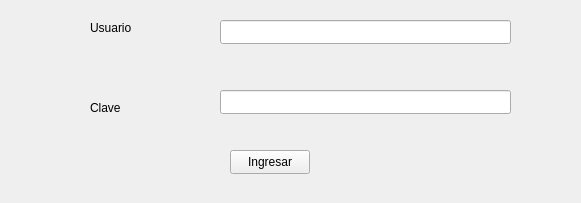
<?xml version="1.0" encoding="UTF-8"?>
<ui version="4.0">
 <class>login</class>
 <widget class="QWidget" name="login">
  <property name="geometry">
   <rect>
    <x>0</x>
    <y>0</y>
    <width>581</width>
    <height>203</height>
   </rect>
  </property>
  <property name="windowTitle">
   <string>login</string>
  </property>
  <widget class="QPushButton" name="pbIngresar">
   <property name="geometry">
    <rect>
     <x>230</x>
     <y>150</y>
     <width>80</width>
     <height>24</height>
    </rect>
   </property>
   <property name="text">
    <string>Ingresar</string>
   </property>
  </widget>
  <widget class="QLineEdit" name="leUsuario">
   <property name="geometry">
    <rect>
     <x>220</x>
     <y>20</y>
     <width>291</width>
     <height>24</height>
    </rect>
   </property>
  </widget>
  <widget class="QLineEdit" name="leClave">
   <property name="geometry">
    <rect>
     <x>220</x>
     <y>90</y>
     <width>291</width>
     <height>24</height>
    </rect>
   </property>
  </widget>
  <widget class="QLabel" name="lUsuario">
   <property name="geometry">
    <rect>
     <x>90</x>
     <y>20</y>
     <width>49</width>
     <height>16</height>
    </rect>
   </property>
   <property name="text">
    <string>Usuario</string>
   </property>
  </widget>
  <widget class="QLabel" name="lClave">
   <property name="geometry">
    <rect>
     <x>90</x>
     <y>100</y>
     <width>49</width>
     <height>16</height>
    </rect>
   </property>
   <property name="text">
    <string>Clave</string>
   </property>
  </widget>
 </widget>
 <resources/>
 <connections/>
</ui>
